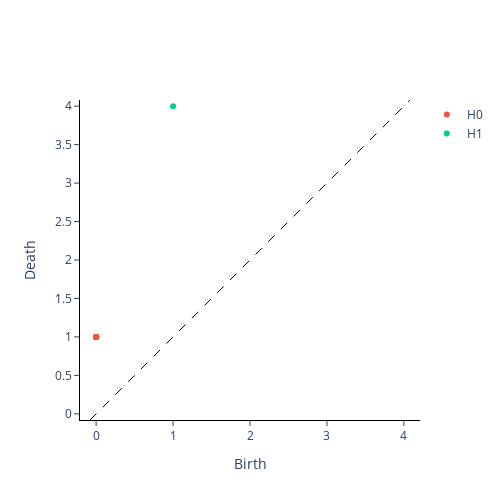

The notebook cell saved with this chart:
### Code cell
print(f"Persistence diagram is:\n ")
VietorisRipsPersistence(metric="precomputed").fit_transform_plot(X_ggd);

### Figure 1 — Plotly figure (JSON) as saved in the notebook; plotly's stock layout.template omitted (floating-point values rounded to 4 significant figures)
{"data": [{"hoverinfo": "none", "line": {"color": "black", "dash": "dash", "width": 1}, "mode": "lines", "showlegend": false, "type": "scatter", "x": [-0.08, 4.08], "y": [-0.08, 4.08]}, {"hoverinfo": "text", "hovertext": ["(0.0, 1.0), multiplicity: 11", "(0.0, 1.0), multiplicity: 11", "(0.0, 1.0), multiplicity: 11", "(0.0, 1.0), multiplicity: 11", "(0.0, 1.0), multiplicity: 11", "(0.0, 1.0), multiplicity: 11", "(0.0, 1.0), multiplicity: 11", "(0.0, 1.0), multiplicity: 11", "(0.0, 1.0), multiplicity: 11", "(0.0, 1.0), multiplicity: 11", "(0.0, 1.0), multiplicity: 11"], "mode": "markers", "name": "H0", "type": "scatter", "x": [0, 0, 0, 0, 0, 0, 0, 0, 0, 0, 0], "y": [1, 1, 1, 1, 1, 1, 1, 1, 1, 1, 1]}, {"hoverinfo": "text", "hovertext": ["(1.0, 4.0)"], "mode": "markers", "name": "H1", "type": "scatter", "x": [1], "y": [4]}], "layout": {"height": 500, "plot_bgcolor": "white", "width": 500, "xaxis": {"autorange": false, "exponentformat": "e", "linecolor": "black", "linewidth": 1, "mirror": false, "range": [-0.08, 4.08], "showexponent": "all", "showline": true, "side": "bottom", "ticks": "outside", "title": {"text": "Birth"}, "type": "linear", "zeroline": true}, "yaxis": {"autorange": false, "exponentformat": "e", "linecolor": "black", "linewidth": 1, "mirror": false, "range": [-0.08, 4.08], "scaleanchor": "x", "scaleratio": 1, "showexponent": "all", "showline": true, "side": "left", "ticks": "outside", "title": {"text": "Death"}, "type": "linear", "zeroline": true}}}
